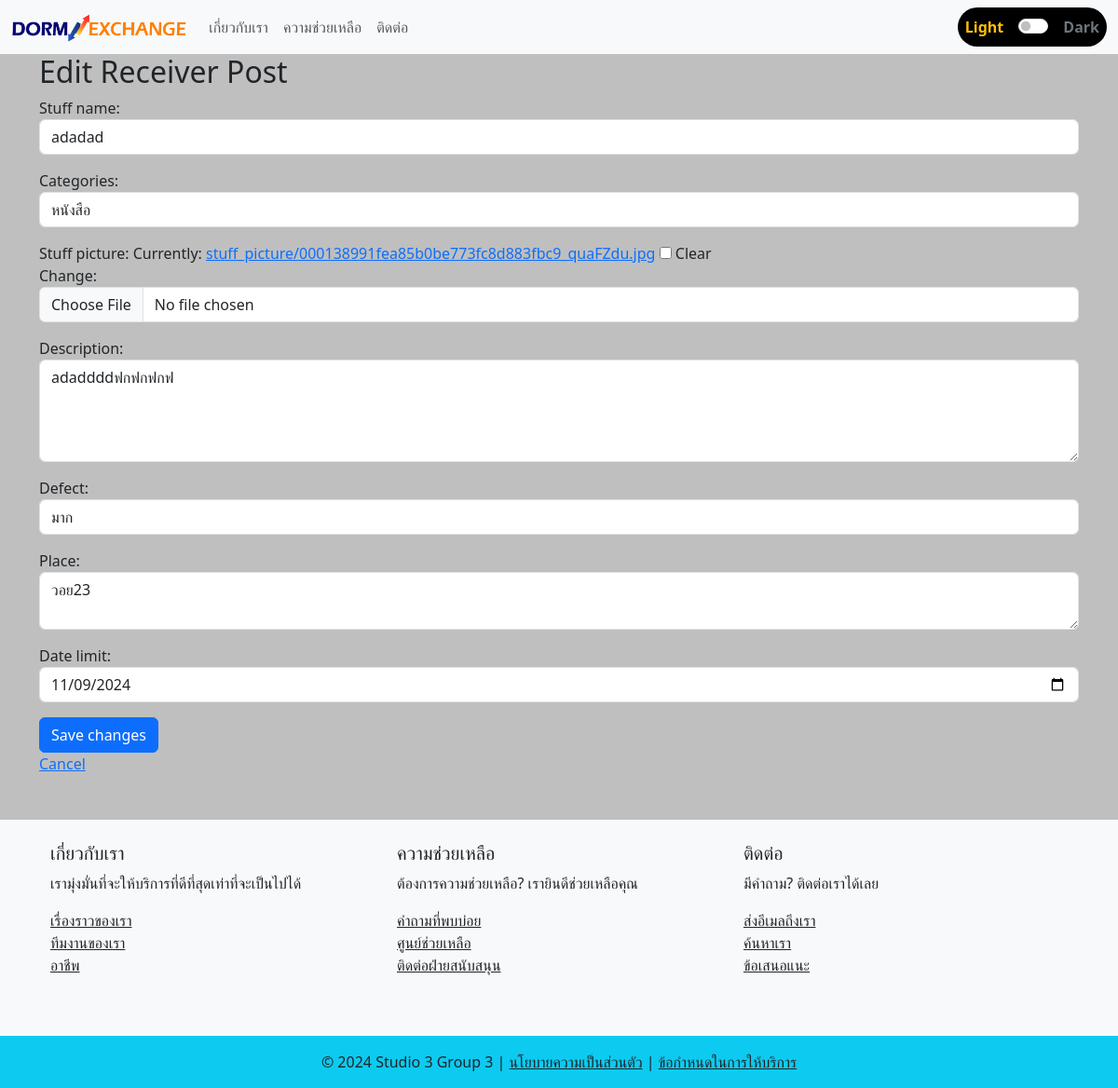
Screenshot of /edit_giver_post/20/ with the database file from the repository.
### myapp/models.py (models this page shows, shortened)
class PostGiver(models.Model):
    post_ID = models.AutoField(primary_key=True)
    stuff_name = models.CharField(max_length=50)
    categories = models.CharField(max_length=50, choices=CATEGORIES)
    stuff_picture = models.ImageField(upload_to="stuff_picture/", blank=True, null=True)
    description = models.TextField()
    defect = models.CharField(max_length=50, choices=DEFECT)
    user_profile = models.ForeignKey(UserProfile, on_delete=models.CASCADE)
    place = models.TextField()
    date_limit = models.DateField()
    created_at = models.DateTimeField(default=timezone.now)
    updated_at = models.DateTimeField(auto_now=True)
    is_matched = models.BooleanField(default=False)

### myapp/views.py (the view)
# urls.py: path('edit_giver_post/<int:post_ID>/', views.edit_giver_post, name='edit_giver_post'),
def edit_giver_post(request, post_ID):
    post = get_object_or_404(PostGiver, post_ID=post_ID)
    if request.method == 'POST':
        form = PostGiverForm(request.POST, request.FILES, instance=post)
        if form.is_valid():
            form.save()
            if hasattr(request.user, 'profile'):
                return redirect('post_history', profile_id=request.user.profile.id)
    else:
        form = PostGiverForm(instance=post)
    return render(request, 'myweb/edit_receiver_post.html', {'form': form, 'post': post})

### myapp/forms.py (shortened to what this page needs)
class PostGiverForm(forms.ModelForm):
    class Meta:
        model = PostGiver
        fields = ['stuff_name', 'categories', 'stuff_picture', 'description', 'defect', 'place', 'date_limit']
        widgets = {
            'stuff_name': forms.TextInput(attrs={'class': 'form-control'}),
            'categories': forms.Select(attrs={'class': 'form-control'}),
            'stuff_picture': forms.ClearableFileInput(attrs={'class': 'form-control'}),
            'description': forms.Textarea(attrs={'class': 'form-control', 'rows': 4}),
            'defect': forms.Select(attrs={'class': 'form-control'}),
            'place': forms.Textarea(attrs={'class': 'form-control', 'rows': 2}),
            'date_limit': forms.DateInput(attrs={'class': 'form-control', 'type': 'date'}),
        }

### myapp/templates/myweb/edit_receiver_post.html (shortened to what this page needs)
{% extends 'myweb/base.html' %}
{% block content %}
<h2>Edit Receiver Post</h2>
<form method="POST" enctype="multipart/form-data">
    {{ form.as_p }}
    <button type="submit" class="btn btn-primary">Save changes</button>
</form>
<a href="{% url 'home' %}">Cancel</a>
{% endblock %}

### myapp/templates/myweb/base.html (style rules this page uses)
body { transition: background-color 0.6s ease, color 0.6s ease; }
a { transition: color 0.5s ease; }

### rows the page displays
PostGiver: stuff_name "adadad", categories "หนังสือ", description "adaddddฟกฟกฟกฟ", defect "มาก", place "วอย23", date_limit "11/09/2024"
